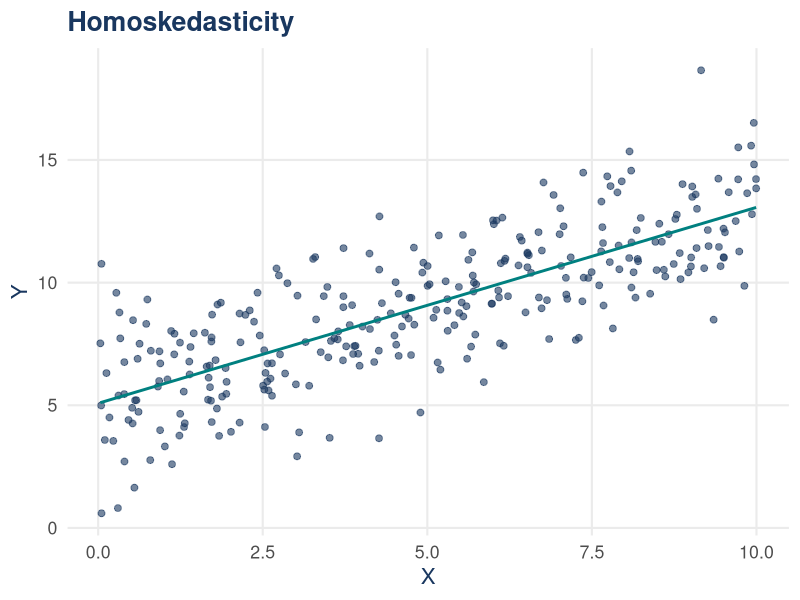
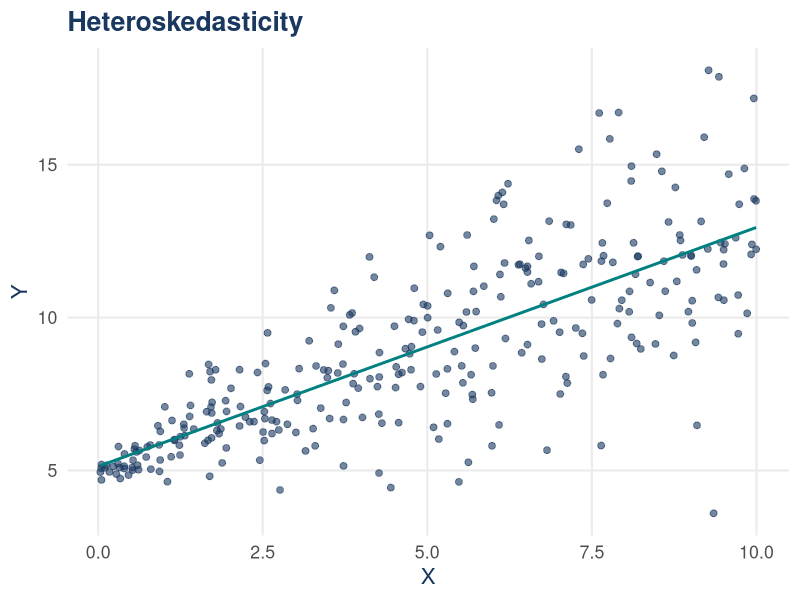

Recreate these plots in R, in order.
# Generate Chapter 5 heteroskedasticity illustrations
# Output: slides/ch5/ch5_figures/homoskedasticity-pic.png, heteroskedasticity-pic.png

library(ggplot2)

set.seed(3505)

n <- 300
x <- runif(n, 0, 10)

# Homoskedastic errors
u_homo <- rnorm(n, mean = 0, sd = 2)
y_homo <- 5 + 0.8 * x + u_homo

data_homo <- data.frame(x = x, y = y_homo)

# Heteroskedastic errors (variance increases with X)
scale_hetero <- 0.2 + 0.35 * x
u_hetero <- rnorm(n, mean = 0, sd = scale_hetero)
y_hetero <- 5 + 0.8 * x + u_hetero

data_hetero <- data.frame(x = x, y = y_hetero)

base_theme <- theme_minimal(base_size = 16) +
  theme(
    plot.title = element_text(color = "#19375F", face = "bold"),
    axis.title = element_text(color = "#19375F"),
    panel.grid.minor = element_blank()
  )

p_homo <- ggplot(data_homo, aes(x = x, y = y)) +
  geom_point(alpha = 0.6, size = 2, color = "#19375F") +
  geom_smooth(method = "lm", se = FALSE, color = "#008080", linewidth = 1) +
  labs(
    title = "Homoskedasticity",
    x = "X",
    y = "Y"
  ) +
  base_theme

p_hetero <- ggplot(data_hetero, aes(x = x, y = y)) +
  geom_point(alpha = 0.6, size = 2, color = "#19375F") +
  geom_smooth(method = "lm", se = FALSE, color = "#008080", linewidth = 1) +
  labs(
    title = "Heteroskedasticity",
    x = "X",
    y = "Y"
  ) +
  base_theme

out_dir <- "/Users/ebeam/Dropbox/GitHub/econ3500.s26/slides/ch5/ch5_figures"

if (!dir.exists(out_dir)) {
  dir.create(out_dir, recursive = TRUE)
}

png(file.path(out_dir, "homoskedasticity-pic.png"), width = 1200, height = 800, res = 150)
print(p_homo)
dev.off()

png(file.path(out_dir, "heteroskedasticity-pic.png"), width = 1200, height = 800, res = 150)
print(p_hetero)
dev.off()
